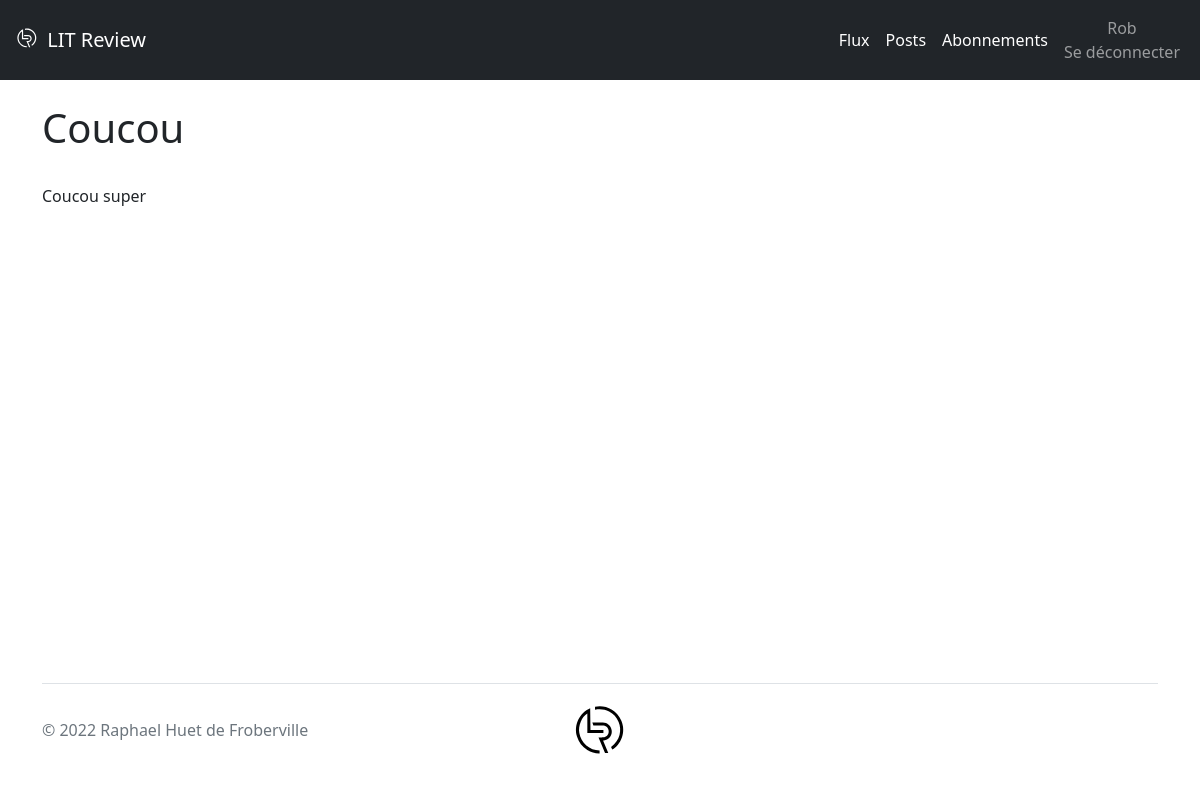
Screenshot of /view_ticket/1 (signed in) with the database file from the repository.
### user/models.py (models this page shows, shortened)
class User(AbstractUser, PermissionsMixin):
    email = models.EmailField(_('Email address'), unique=True)
    description = models.TextField(_('User description'), max_length=2048, blank=True)
    USERNAME_FIELD = 'email'
    REQUIRED_FIELDS = ['username']

### book_review/models.py (models this page shows, shortened)
class Ticket(models.Model):
    title = models.CharField(max_length=128)
    description = models.TextField(max_length=2048, blank=True)
    user = models.ForeignKey(to=get_user_model(), on_delete=models.CASCADE)
    image = models.ImageField(null=True, blank=True)
    time_created = models.DateTimeField(auto_now_add=True)

### book_review/views.py (the view)
# urls.py: path('view_ticket/<int:ticket_id>', views.view_ticket, name="view_ticket"),
@login_required()
def view_ticket(request, ticket_id):
    ticket = get_object_or_404(Ticket, pk=ticket_id)
    return render(request, 'view_ticket.html', locals())

### book_review/templates/view_ticket.html (shortened to what this page needs)
{% extends 'index.html' %}
{% block content %}
    {% if ticket %}
        <h1>{{ ticket.title }}</h1>
        <p>{{ ticket.description }}</p>
    {% endif %}
{% endblock %}

### templates/header.html (shortened to what this page needs)
{% load static %}
<nav class="navbar navbar-expand-lg navbar-dark bg-dark">
    <div class="container-fluid">
        <a class="navbar-brand" href="{% url 'list_reviews'%}">
            <img src="{% static 'img/logo-LitReview.svg' %}" alt="LitReview-Logo" width="30"
                 height="24" class="d-inline-block align-text-top">
            LIT Review</a>
        <div class="collapse navbar-collapse justify-content-end" id="navbarNav">
            <ul class="navbar-nav align-items-end align-items-md-center">
                {% if user.is_authenticated %}
                <li class="nav-item">
                    <a class="nav-link active" aria-current="page" href="{% url 'list_reviews' %}">Flux</a>
                </li>
                <li class="nav-item">
                    <a class="nav-link active" href="{% url 'create_ticket' %}">Posts</a>
                </li>
                <li class="nav-item">
                    <a class="nav-link active" href="#">Abonnements</a>
                </li>
                    <li class="nav-item">
                        <a class="nav-link text-center" href="{% url 'logout_user' %}">
                            <span class="text-capitalize"
                        >{{ user.username }}</span><br>Se déconnecter</a>
                    </li>
                {% else %}
                    <li class="nav-item">
                        <a class="nav-link active" href="{% url 'login_user' %}">Se connecter</a>
                    </li>
                {% endif %}
            </ul>
        </div>
    </div>
</nav>

### rows the page displays
User: username "Rob"
Ticket: title "Coucou", description "Coucou super"
